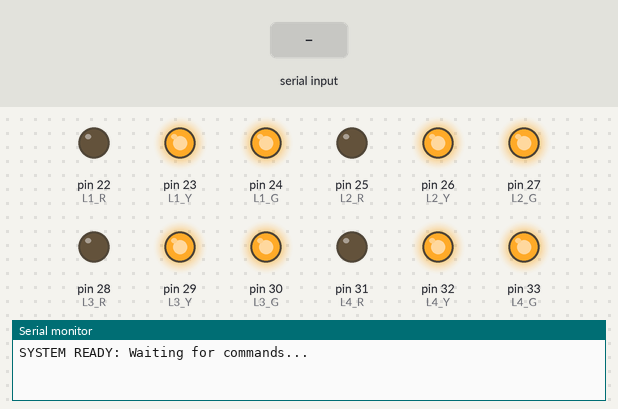
A sketch run on a simulated Arduino Mega 2560, built with avr-gcc and run on an emulated ATmega2560. On the bench: output pins drawn as LEDs (lit = HIGH), the last lines printed to the serial monitor. The test bench sets the inputs (shaded band).

Above: at 1.2 s.
1.3 s: "<1,90>" received over Serial
At 3.5 s:
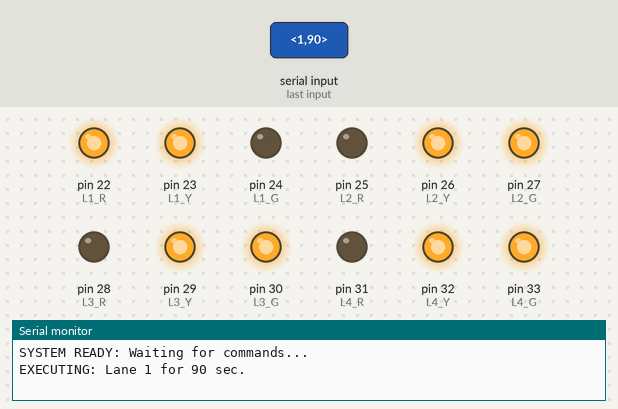
Timing chart, 0 to 5.0 s (numbered marks = the images above; inputs shaded):
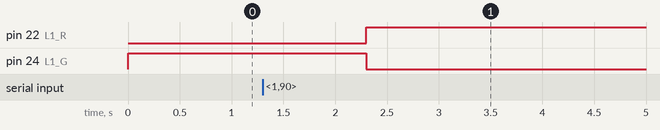

Measured:
- after the input at 1.3 s, pin 22 (L1_R): LOW → HIGH after 1.0 s; pin 24 (L1_G): HIGH → LOW after 1.0 s

The sketch:

Traffic_Control_Slave.ino
```cpp
// --- CONFIGURATION ---
// ตั้งค่า Relay: ถ้าใช้ Relay Module ทั่วไปจะเป็น Active LOW (LOW=ติด, HIGH=ดับ)
#define RELAY_ON  LOW
#define RELAY_OFF HIGH

const int YELLOW_TIME = 3000; // เวลาไฟเหลือง (3 วินาที)

// กำหนดขา Pin (Red, Yellow, Green)
// Lane 1: เหนือ, Lane 2: ออก, Lane 3: ใต้, Lane 4: ตก
const int L1_R = 22, L1_Y = 23, L1_G = 24;
const int L2_R = 25, L2_Y = 26, L2_G = 27;
const int L3_R = 28, L3_Y = 29, L3_G = 30;
const int L4_R = 31, L4_Y = 32, L4_G = 33;

// ตัวแปรสำหรับรับข้อมูล Serial
String inputString = "";
boolean stringComplete = false;

void setup() {
  // 1. เริ่มต้น Serial
  Serial.begin(115200);
  inputString.reserve(200);

  // 2. กำหนดโหมดขา Pin ทั้งหมดเป็น OUTPUT
  int pins[] = {L1_R, L1_Y, L1_G, L2_R, L2_Y, L2_G, L3_R, L3_Y, L3_G, L4_R, L4_Y, L4_G};
  for (int i = 0; i < 12; i++) {
    pinMode(pins[i], OUTPUT);
    digitalWrite(pins[i], RELAY_OFF); // ปิดไฟทุกดวงก่อน
  }

  // 3. เริ่มต้นด้วยไฟแดงทุกด้าน (Safety Mode)
  setAllRed();

  Serial.println("SYSTEM READY: Waiting for commands...");
}

void loop() {
  // ตรวจสอบว่ามีคำสั่งมาครบหรือยัง
  if (stringComplete) {
    parseCommand(inputString);

    // เคลียร์ค่าเพื่อรอคำสั่งใหม่
    inputString = "";
    stringComplete = false;
  }
}

// --- ฟังก์ชันอ่าน Serial แบบ Interrupt (ทำงานอัตโนมัติเมื่อมีข้อมูลมา) ---
void serialEvent() {
  while (Serial.available()) {
    char inChar = (char)Serial.read();
    inputString += inChar;
    // ถ้าเจอตัวปิดท้าย '>' แสดงว่าจบคำสั่ง
    if (inChar == '>') {
      stringComplete = true;
    }
  }
}

// --- ฟังก์ชันแกะคำสั่ง (Parser) ---
void parseCommand(String data) {
  // รูปแบบคำสั่ง: <LANE, TIME>  เช่น <1, 30>

  int startIndex = data.indexOf('<');
  int endIndex = data.indexOf('>');
  int commaIndex = data.indexOf(',');

  if (startIndex != -1 && endIndex != -1 && commaIndex != -1) {
    // ตัดคำเพื่อเอาตัวเลขออกมา
    String laneStr = data.substring(startIndex + 1, commaIndex);
    String timeStr = data.substring(commaIndex + 1, endIndex);

    int laneID = laneStr.toInt();
    int duration = timeStr.toInt();

    Serial.print("EXECUTING: Lane ");
    Serial.print(laneID);
    Serial.print(" for ");
    Serial.print(duration);
    Serial.println(" sec.");

    // สั่งทำงาน
    runTrafficSequence(laneID, duration);

    // ส่งงานเสร็จ บอก Pi
    Serial.println("DONE");
  }
}

// --- ฟังก์ชันควบคุมไฟจราจร (Core Logic) ---
void runTrafficSequence(int lane, int durationSec) {
  // 1. เพื่อความปลอดภัย: สั่งแดงทุกแยกก่อนเสมอ
  setAllRed();
  delay(1000); // รอ 1 วิกันรถฝ่าไฟแดง

  // กำหนดขาที่จะใช้ตาม Lane ID
  int r_pin, y_pin, g_pin;

  switch(lane) {
    case 1: r_pin = L1_R; y_pin = L1_Y; g_pin = L1_G; break;
    case 2: r_pin = L2_R; y_pin = L2_Y; g_pin = L2_G; break;
    case 3: r_pin = L3_R; y_pin = L3_Y; g_pin = L3_G; break;
    case 4: r_pin = L4_R; y_pin = L4_Y; g_pin = L4_G; break;
    default: return; // ถ้าส่งเลขมั่วมา ไม่ทำอะไร
  }

  // 2. ไฟเขียว (Green)
  digitalWrite(r_pin, RELAY_OFF); // ดับแดง
  digitalWrite(g_pin, RELAY_ON);  // ติดเขียว

  // นับถอยหลัง (ใช้ Loop เพื่อให้สามารถ Break ได้ถ้าจำเป็นในอนาคต)
  for(int i=0; i<durationSec; i++) {
    delay(1000);
  }

  // 3. ไฟเหลือง (Yellow)
  digitalWrite(g_pin, RELAY_OFF); // ดับเขียว
  digitalWrite(y_pin, RELAY_ON);  // ติดเหลือง
  delay(YELLOW_TIME);

  // 4. ไฟแดง (Red)
  digitalWrite(y_pin, RELAY_OFF); // ดับเหลือง
  digitalWrite(r_pin, RELAY_ON);  // ติดแดง
}

// --- ฟังก์ชัน Safety: เปิดไฟแดงทุกด้าน ---
void setAllRed() {
  digitalWrite(L1_G, RELAY_OFF); digitalWrite(L1_Y, RELAY_OFF); digitalWrite(L1_R, RELAY_ON);
  digitalWrite(L2_G, RELAY_OFF); digitalWrite(L2_Y, RELAY_OFF); digitalWrite(L2_R, RELAY_ON);
  digitalWrite(L3_G, RELAY_OFF); digitalWrite(L3_Y, RELAY_OFF); digitalWrite(L3_R, RELAY_ON);
  digitalWrite(L4_G, RELAY_OFF); digitalWrite(L4_Y, RELAY_OFF); digitalWrite(L4_R, RELAY_ON);
}
```
